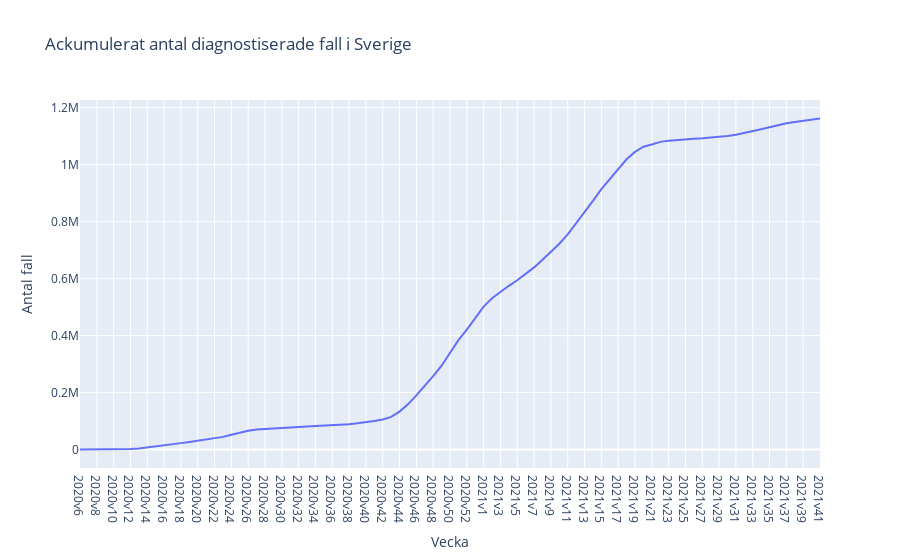

The notebook cell this image was saved under:
### Code cell
# Plotta fjhärde grafen.
fig = px.line(covid_veckodata_riket, x="Vecka", y="Kum_antal_fall", title="Ackumulerat antal diagnostiserade fall i Sverige", labels={"Kum_antal_fall" : "Antal fall"} ) 
fig.show()
fig.write_html("Visualiseringar/Ackumulerat antal diagnostiserade fall i Sverige.html")

### Figure 1 — Plotly figure (JSON) as saved in the notebook; plotly's stock layout.template omitted (floating-point values rounded to 4 significant figures)
{"data": [{"hovertemplate": "Vecka=%{x}<br>Antal fall=%{y}<extra></extra>", "legendgroup": "", "line": {"color": "#636efa", "dash": "solid"}, "marker": {"symbol": "circle"}, "mode": "lines", "name": "", "orientation": "v", "showlegend": false, "type": "scatter", "x": ["2020v6", "2020v7", "2020v8", "2020v9", "2020v10", "2020v11", "2020v12", "2020v13", "2020v14", "2020v15", "2020v16", "2020v17", "2020v18", "2020v19", "2020v20", "2020v21", "2020v22", "2020v23", "2020v24", "2020v25", "2020v26", "2020v27", "2020v28", "2020v29", "2020v30", "2020v31", "2020v32", "2020v33", "2020v34", "2020v35", "2020v36", "2020v37", "2020v38", "2020v39", "2020v40", "2020v41", "2020v42", "2020v43", "2020v44", "2020v45", "2020v46", "2020v47", "2020v48", "2020v49", "2020v50", "2020v51", "2020v52", "2020v53", "2021v1", "2021v2", "2021v3", "2021v4", "2021v5", "2021v6", "2021v7", "2021v8", "2021v9", "2021v10", "2021v11", "2021v12", "2021v13", "2021v14", "2021v15", "2021v16", "2021v17", "2021v18", "2021v19", "2021v20", "2021v21", "2021v22", "2021v23", "2021v24", "2021v25", "2021v26", "2021v27", "2021v28", "2021v29", "2021v30", "2021v31", "2021v32", "2021v33", "2021v34", "2021v35", "2021v36", "2021v37", "2021v38", "2021v39", "2021v40", "2021v41"], "xaxis": "x", "y": [1, 1, 1, 14, 225, 1063, 1987, 3944, 7173, 10913, 14665, 18868, 22700, 26853, 30722, 34381, 38661, 44682, 51805, 58878, 66333, 70612, 72791, 74413, 75729, 77285, 79299, 81351, 83038, 84238, 85570, 87162, 89242, 92161, 95803, 100081, 105701, 114856, 133330, 158735, 190054, 221998, 257558, 294395, 338026, 384203, 421337, 462660, 502115, 531057, 554287, 574947, 594552, 615835, 639450, 666140, 693888, 722443, 755476, 793357, 831743, 872890, 913928, 949960, 985266, 1018946, 1044862, 1063031, 1071005, 1080099, 1084493, 1087341, 1089323, 1091192, 1092706, 1094587, 1097249, 1100708, 1105316, 1111136, 1117602, 1124290, 1131526, 1139498, 1145764, 1150062, 1154303, 1158444, 1162506], "yaxis": "y"}], "layout": {"legend": {"tracegroupgap": 0}, "title": {"text": "Ackumulerat antal diagnostiserade fall i Sverige"}, "xaxis": {"anchor": "y", "domain": [0, 1], "title": {"text": "Vecka"}}, "yaxis": {"anchor": "x", "domain": [0, 1], "title": {"text": "Antal fall"}}}}
